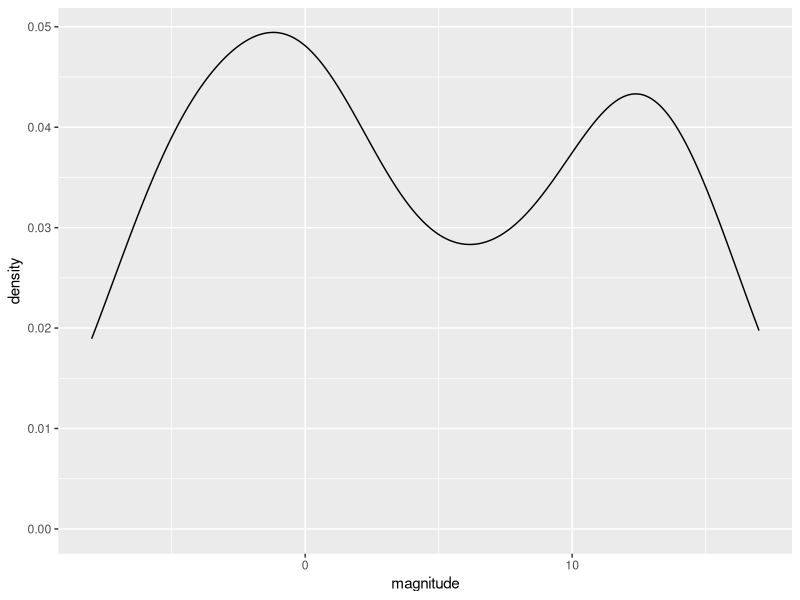
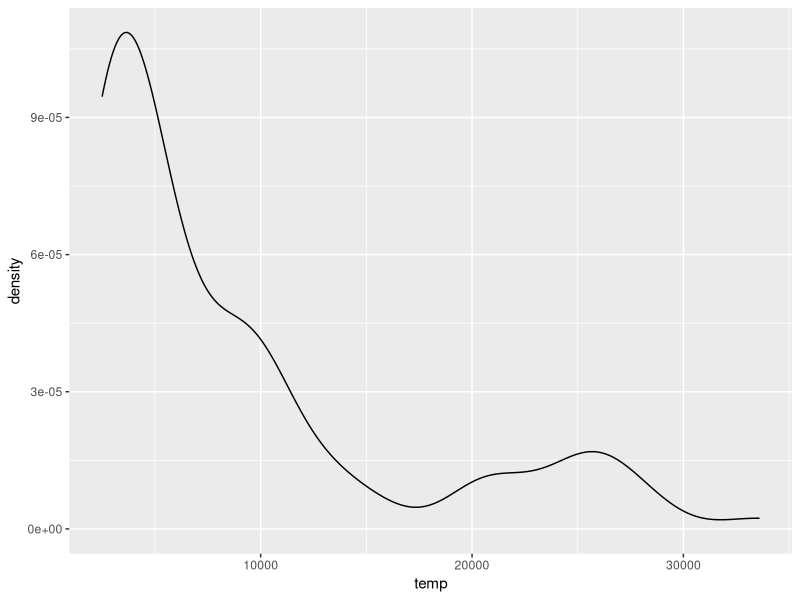
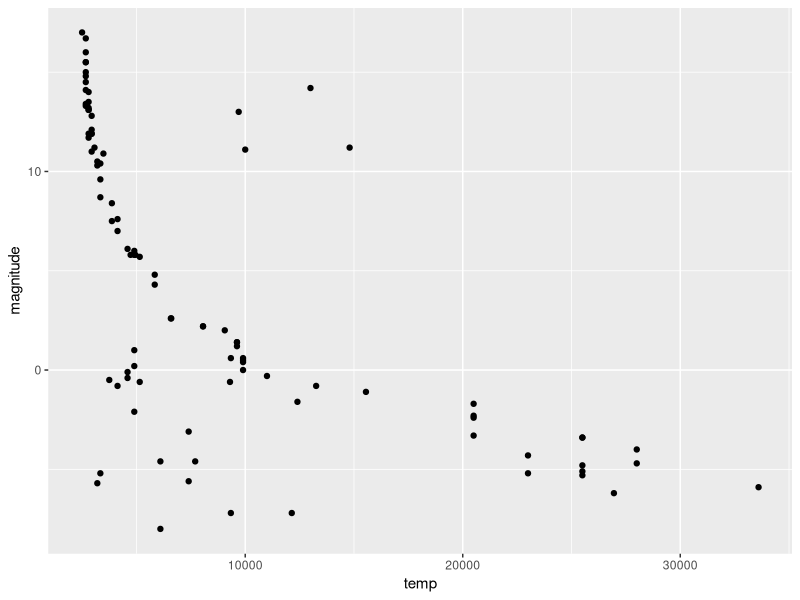
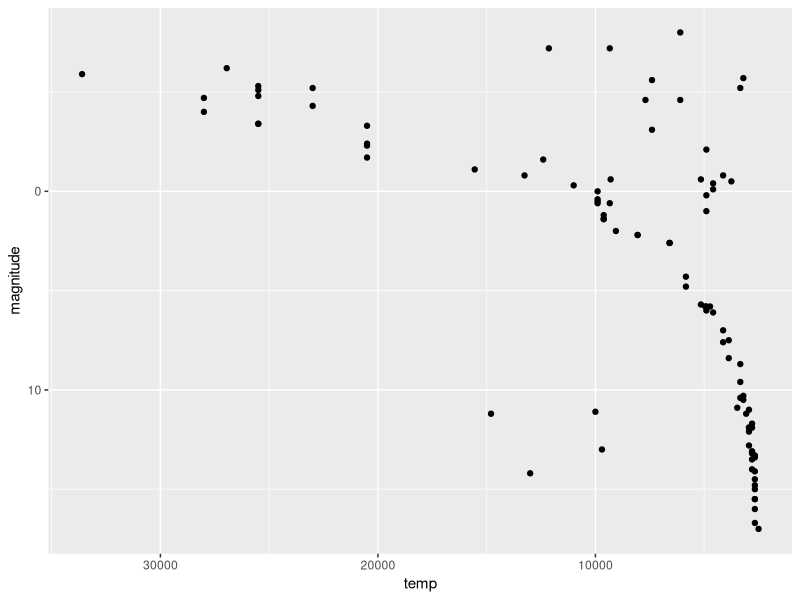

Generate these figures, in order, with R: (Note: this script raises an error after producing the figures.)
library(tidyverse)
library(dslabs)
data(stars)
options(digits = 3)   # report 3 significant digits

#1
str(stars)
mean(stars$magnitude)
mean(abs(stars$magnitude))
sd(stars$magnitude)
sd(abs(stars$magnitude))

#2
stars %>%
  ggplot(aes(magnitude)) +
  geom_density()

#3
stars %>%
  ggplot(aes(temp)) +
  geom_density()

#4
stars %>%
  ggplot(aes(temp, magnitude)) +
  geom_point()

#5
stars %>%
  ggplot(aes(temp, magnitude)) +
  scale_y_reverse() +
  scale_x_continuous(trans = "log10") +
  scale_x_reverse() +
  geom_point()

#8
stars %>%
  ggplot(aes(temp, magnitude, label = star)) +
  scale_y_reverse() +
  scale_x_continuous(trans = "log10") +
  scale_x_reverse() +
  geom_point() +
  geom_text_repel()
#NOTE: more luminous stars have lower magnitude

#9
stars %>%
  ggplot(aes(temp, magnitude, color = type, label = type)) +
  scale_y_reverse() +
  scale_x_continuous(trans = "log10") +
  scale_x_reverse() +
  geom_point() +
  geom_text_repel()
